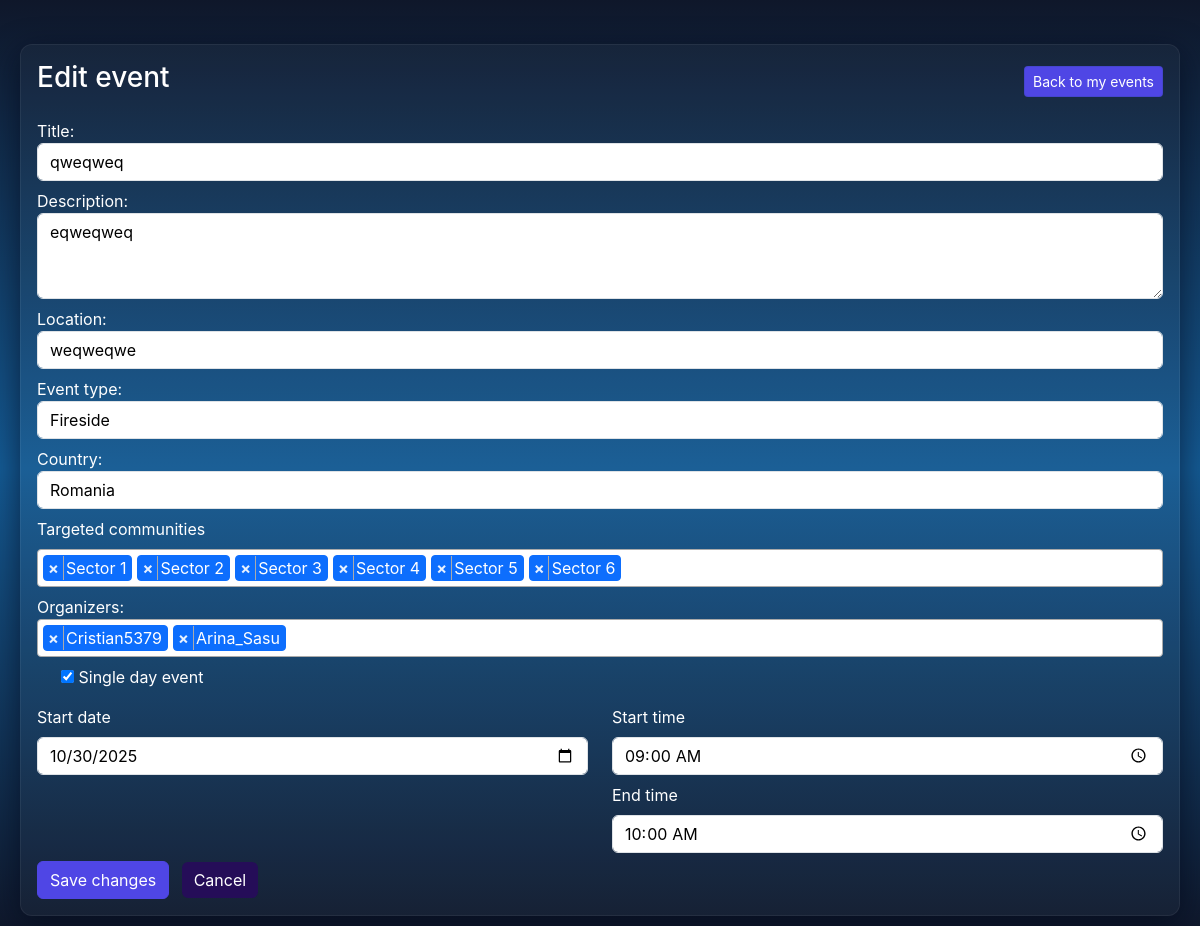
Before: /events/2/edit/ (signed in) with the older database file.
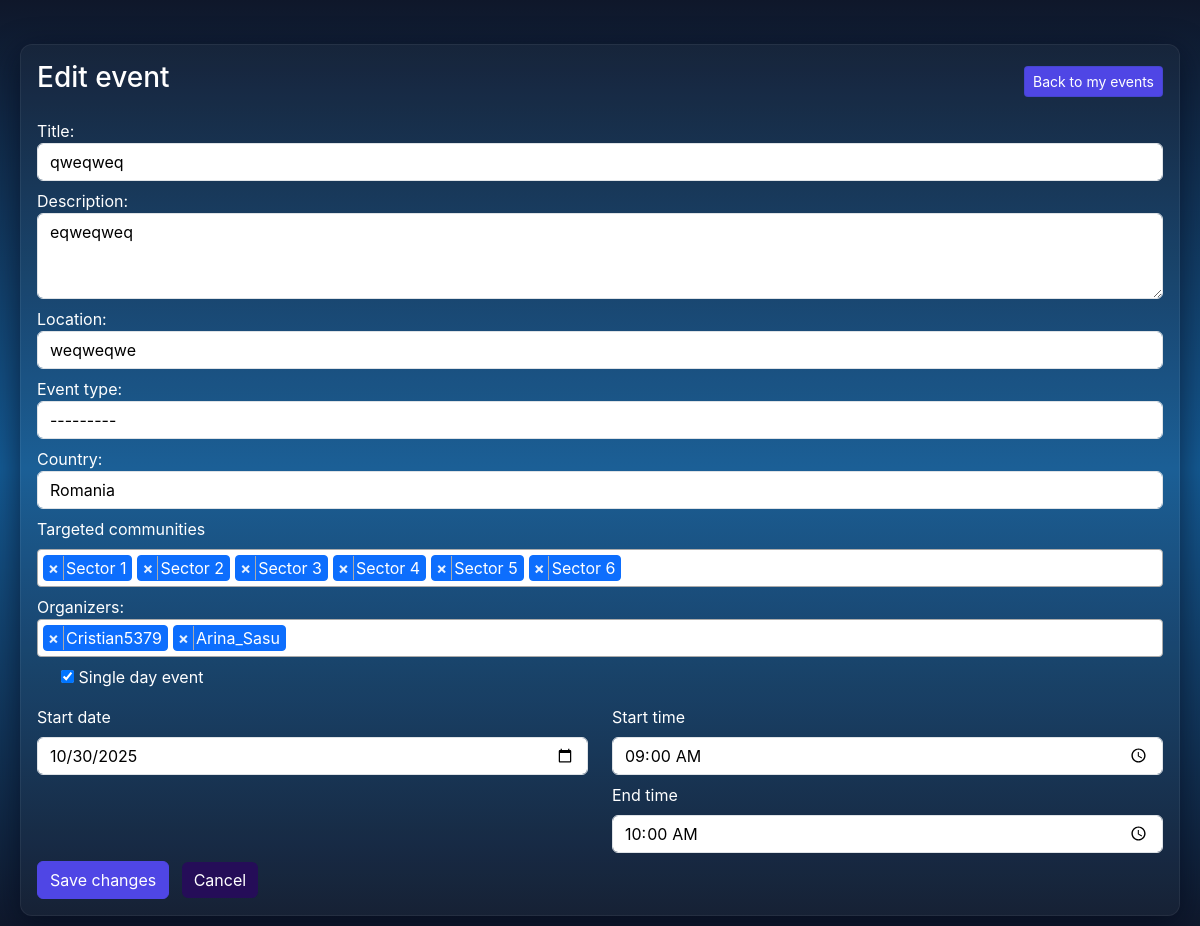
After: the same page with the newer database file.
### events/models.py (models this page shows, shortened)
class Event(models.Model):
    owner = models.ForeignKey(
        settings.AUTH_USER_MODEL,
        null=True,
        blank=True,
        on_delete=models.CASCADE,
        related_name='events'
    )
    title = models.CharField(max_length=200)
    description = models.TextField(blank=True)
    location = models.CharField(max_length=200, blank=True)
    start_time = models.DateTimeField()
    end_time = models.DateTimeField()
    created_at = models.DateTimeField(auto_now_add=True)  # set once when created
    updated_at = models.DateTimeField(auto_now=True)      # updates on every save
    is_deleted = models.BooleanField(default=False)
    deleted_at = models.DateTimeField(null=True, blank=True)
    deleted_by = models.ForeignKey(
        settings.AUTH_USER_MODEL,
        null=True,
        blank=True,
        on_delete=models.SET_NULL,
        related_name='deleted_events'
    )
    participants = models.ManyToManyField(
        settings.AUTH_USER_MODEL,
        blank=True,
        related_name='participating_events'
    )
    organizers = models.ManyToManyField(
        settings.AUTH_USER_MODEL,
        blank=True,
        related_name='organized_events'
    )
    attendees = models.ManyToManyField(
        settings.AUTH_USER_MODEL,
        blank=True,
        related_name='attended_events'
    )
    country = models.ForeignKey(
        'Country',
        null=True,
        blank=True,
        on_delete=models.SET_NULL,
        related_name='events'
    )
    targeted_communities = models.ManyToManyField(
        'Community',
        blank=True,
        related_name='targeted_events'
    )
    event_type = models.ForeignKey(
        'EventType',
        null=True,
        blank=True,
        on_delete=models.SET_NULL,
        related_name='events'
    )
    RECURRENCE_CHOICES = [
        ('none', 'None'),
        ('daily', 'Daily'),
        ('weekly', 'Weekly'),
        ('monthly', 'Monthly'),
    ]
    recurrence_pattern = models.CharField(max_length=20, choices=RECURRENCE_CHOICES, default='none')
    recurrence_interval = models.PositiveIntegerField(default=1, help_text='Interval for recurrence (e.g., every N days/weeks/months)')
    recurrence_end_date = models.DateField(null=True, blank=True, help_text='Optional end date for the recurrence')

### events/views.py (the view)
# urls.py: path("events/<int:event_id>/edit/", event_edit, name="event_edit"),
@login_required
def event_edit(request, event_id):
    ev = get_object_or_404(Event, id=event_id, is_deleted=False)
    is_owner = (ev.owner and ev.owner.id == request.user.id)
    is_organizer = ev.organizers.filter(id=request.user.id).exists()
    if not (is_owner or is_organizer):
        messages.error(request, 'You do not have permission to edit this event.')
        return redirect('calendar')
    if request.method == 'POST':
        posted = request.POST.copy()
        if 'targeted_communities' in posted:
            vals = posted.getlist('targeted_communities')
            if 'bucharest' in vals:
                sector_ids = list(Community.objects.filter(name__in=BUCHAREST_SECTORS).values_list('id', flat=True))
                new_vals = [v for v in vals if v != 'bucharest'] + [str(i) for i in sector_ids]
                posted.setlist('targeted_communities', new_vals)
        form = EventForm(posted, instance=ev, user=request.user)
        if form.is_valid():
            form.save()
            messages.success(request, 'Event updated.')
            return redirect('myevents')
        else:
            messages.error(request, 'Please correct the errors below.')
    else:
        form = EventForm(instance=ev, user=request.user)
    communities = Community.objects.all().order_by('name')
    if request.method == 'POST':
        selected_targeted = posted.getlist('targeted_communities') if 'posted' in locals() else request.POST.getlist('targeted_communities')
    else:
        selected_targeted = [str(c.id) for c in ev.targeted_communities.all()]
    return render(request, 'events/event_edit.html', {'form': form, 'event': ev, 'communities': communities, 'sectors_list': BUCHAREST_SECTORS, 'selected_targeted': selected_targeted})

### events/models.py (called while the page is built)
    def __str__(self):
        return self.name

    def __str__(self):
        return self.name

### events/templates/events/event_edit.html (shortened to what this page needs)
{% load static %}
<!doctype html>
<html>
  <head>
    <link href="https://cdn.jsdelivr.net/npm/bootstrap@5.3.2/dist/css/bootstrap.min.css" rel="stylesheet">
    <link href="{% static 'events/calendar.css' %}" rel="stylesheet">
  </head>
  <body>
    <div class="page-wrap">
      <div class="calendar-card p-3">
        <div class="d-flex justify-content-between align-items-center mb-3">
          <h3>Edit event</h3>
          <a class="btn btn-sm btn-outline-light" href="{% url 'myevents' %}">Back to my events</a>
        </div>
        <form method="post" novalidate>
          <div class="mb-2">
            {{ form.title.label_tag }}
            {{ form.title }}
          </div>
          <div class="mb-2">
            {{ form.description.label_tag }}
            {{ form.description }}
          </div>
          <div class="mb-2">
            {{ form.location.label_tag }}
            {{ form.location }}
          </div>
          <div class="mb-2">
            {{ form.event_type.label_tag }}
            {{ form.event_type }}
          </div>
          <div class="mb-2">
            {{ form.country.label_tag }}
            {{ form.country }}
          </div>
          <div class="mb-2">
            <label class="form-label">Targeted communities</label>
          </div>
            <div class="mb-2">
              {{ form.organizers.label_tag }}
            </div>
          <div class="form-check mb-3">
            {{ form.single_day }}
            <label class="form-check-label">Single day event</label>
          </div>
          <div class="row">
            <div class="col-sm-6 mb-2">
              <label class="form-label">Start date</label>
              {{ form.start_date }}
            </div>
            <div class="col-sm-6 mb-2">
              <label class="form-label">Start time</label>
              {{ form.start_time_only }}
            </div>
          </div>
          <div class="row">
            <div class="col-sm-6 mb-2">
              <label class="form-label">End time</label>
              {{ form.end_time_only }}
            </div>
          </div>
          <button class="btn btn-primary" type="submit">Save changes</button>
          <a class="btn btn-secondary ms-2" href="{% url 'myevents' %}">Cancel</a>
        </form>
      </div>
    </div>
    <link href="https://cdn.jsdelivr.net/npm/select2@4.1.0-rc.0/dist/css/select2.min.css" rel="stylesheet" />
  </body>
</html>

### events/static/events/calendar.css (style rules this page uses)
:root { --bg-start: #0f172a; --bg-end: #0f4c81; --card-bg: rgba(255,255,255,0.03); --muted: rgba(255,255,255,0.75); --accent: #4f46e5; --text: #ffffff; --text-btn: #000000; --text-box: #000000; --day-bubble-bg: #250d58; --day-bubble-color: #ffffff; --day-bubble-size: 34px; --day-today-bg: #393bb4; --day-today-box-shadow: 0 8px 24px rgba(11,94,215,0.24); --bg-middle: #145a93; --weekday-color: #0b5ed7; --fc-list-event-hover-bg-color: rgba(0,0,0,0.04); }
html, body { height: 100%; min-height: 100vh; margin: 0; font-family: 'Inter', system-ui, -apple-system, 'Segoe UI', Roboto, 'Helvetica Neue', Arial; background: linear-gradient(180deg, var(--bg-start) 0%, var(--bg-middle) 50%, var(--bg-end) 100% ) fixed no-repeat; background-size: cover; }
.page-wrap { max-width: 1200px; margin: 24px auto; padding: 20px; }
.calendar-card { color: var(--text); }
#calendar, .page-wrap, .fc .fc-scrollgrid-section-bg, .fc .fc-scrollgrid-bg, .fc .fc-daygrid-day-bg, .fc .fc-timegrid-slot, .fc .fc-bg, .fc .fc-scrollgrid, .fc .fc-daygrid-body, .fc .fc-daygrid-day-frame, .fc .fc-daygrid-day, .fc .fc-scrollgrid-section-liquid, .fc .fc-timegrid .fc-timegrid-col-bg { background-image: none !important; }
.btn-primary { background-color: var(--accent) !important; border-color: var(--accent) !important; }
.btn-outline-light { color: var(--text-btn) !important; background-color: transparent !important; border-color: rgba(6,59,54,0.12) !important; }
html, body { background: linear-gradient(180deg, var(--bg-start) 0%, var(--bg-middle) 50%, var(--bg-start) 100%) fixed no-repeat !important; background-size: cover !important; }
.badge, .alert, .form-control { color: var(--text-box) !important; }
html::before, body::before { content: ''; position: fixed; inset: 0; pointer-events: none; z-index: 0; background: linear-gradient(180deg, var(--bg-start) 0%, var(--bg-middle) 50%, var(--bg-start) 100%) no-repeat fixed; background-size: cover; -webkit-backface-visibility: hidden; backface-visibility: hidden; }
.page-wrap, .calendar-card { position: relative; z-index: 1; }
.btn.btn-sm.btn-outline-light, .btn.btn-outline-light, .btn.btn-primary.btn-lg.mb-2, .btn.btn-secondary.btn-lg { color: var(--text) !important; background-color: var(--accent) !important; }
.btn.btn-secondary.ms-2 { background-color: var(--day-bubble-bg) !important; border-width: 0cap !important; color: var(--text) !important; }

Changed rows visible on the page:
changed Event "qweqweq": event_type "Fireside" → "---------"
